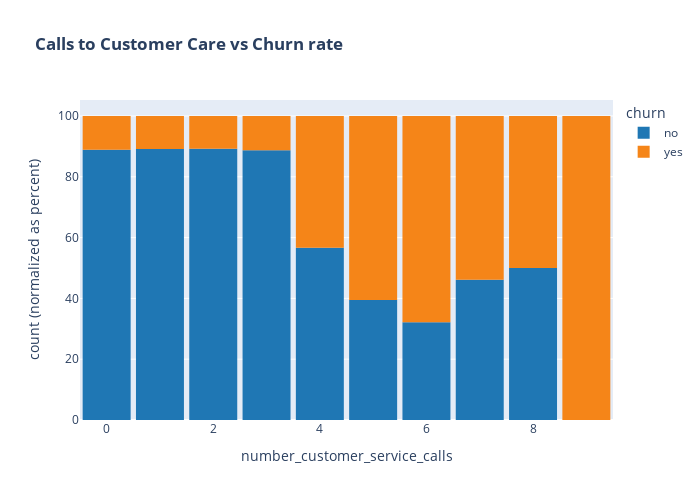

This figure's notebook cell:
### Code cell
fig = px.histogram(telco_df, 
                   color ="churn", 
                   x= "number_customer_service_calls", 
                   barnorm='percent',
                   color_discrete_map=color_map, 
                   title="<b>Calls to Customer Care vs Churn rate</b>")
fig.update_layout(width=700, height=500, bargap=0.1)
fig.show()

### Figure 1 — Plotly figure (JSON) as saved in the notebook; plotly's stock layout.template omitted (floating-point values rounded to 4 significant figures; data arrays with more than 128 entries replaced by an {"elided": "..."} marker saying what was removed)
{"data": [{"alignmentgroup": "True", "bingroup": "x", "hovertemplate": "churn=no<br>number_customer_service_calls=%{x}<br>count (normalized as percent)=%{y}<extra></extra>", "legendgroup": "no", "marker": {"color": "#1F77B4", "pattern": {"shape": ""}}, "name": "no", "offsetgroup": "no", "orientation": "v", "showlegend": true, "type": "histogram", "x": {"elided": "3653 int values"}, "xaxis": "x", "yaxis": "y"}, {"alignmentgroup": "True", "bingroup": "x", "hovertemplate": "churn=yes<br>number_customer_service_calls=%{x}<br>count (normalized as percent)=%{y}<extra></extra>", "legendgroup": "yes", "marker": {"color": "#F58518", "pattern": {"shape": ""}}, "name": "yes", "offsetgroup": "yes", "orientation": "v", "showlegend": true, "type": "histogram", "x": {"elided": "597 int values"}, "xaxis": "x", "yaxis": "y"}], "layout": {"bargap": 0.1, "barmode": "relative", "barnorm": "percent", "height": 500, "legend": {"title": {"text": "churn"}, "tracegroupgap": 0}, "title": {"text": "<b>Calls to Customer Care vs Churn rate</b>"}, "width": 700, "xaxis": {"anchor": "y", "domain": [0, 1], "title": {"text": "number_customer_service_calls"}}, "yaxis": {"anchor": "x", "domain": [0, 1], "title": {"text": "count (normalized as percent)"}}}}
